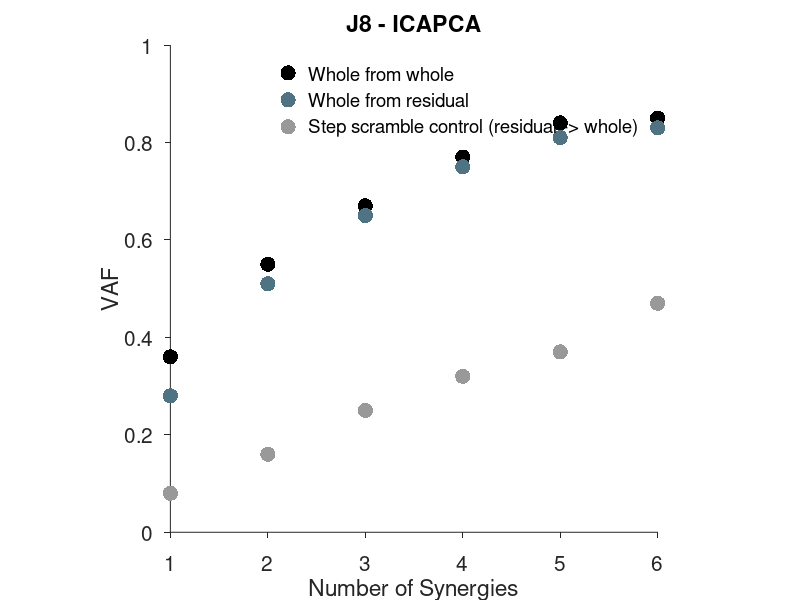

The MATLAB source for this figure: (Note: this script raises an error after producing the figure.)
%% Figure 2a - Single Animal VAF/synNum Scatter - ICAPCA

% synNum vs. VAF scatter plot on top half


%% Plot scatter for J8 synNums; just whole -> whole and residual -> whole,
% with grey background and new blue dot color

wholeToWhole = [0.36 0.55 0.67 0.77 0.84 0.85];
resToWhole = [0.28 0.51 0.65 0.75 0.81 0.83];
%stepScrambleWhole = [0.27 0.37 0.44 0.51 0.57 0.62]; %using this as a control
stepScramble = [0.08 0.16 0.25 0.32	0.37 0.47]; %residual to whole

synNums = 1:6;

figure
hold on
scatter(synNums, wholeToWhole, 120, 'k', 'filled')
scatter(synNums, resToWhole, 120, [.31 .45 .51], 'filled')
scatter(synNums, stepScramble, 120, [.6 .6 .6], 'filled')
ylim([0 1])
yticks(0:0.2:1)
xticks(1:6)

xlabel('Number of Synergies')
ylabel('VAF')
title('J8 - ICAPCA')

legend 'Whole from whole' 'Whole from residual' 'Step scramble control (residual -> whole)'
legend boxoff

set(gca, 'TickDir', 'out')
set(gca, 'Color', 'none')
set(gca, 'FontSize', 15)
axis square
box off


%% example prediction traces on bottom half - start with all muscles, can
% pare down later

% --------------- Plot whole-from-whole against actual whole data ------------------------------
load('/Users/josephinewallner/Desktop/LabWork/Muscle Synergies/paperFigures/figureData/J8_icapca.mat')
muscleCount = size(testData.whole, 1);
figure
for iMuscle = 1:floor(muscleCount / 2)
    subplot(floor(muscleCount / 2), 1, iMuscle)
    hold on
    
    plot(testData.whole(iMuscle, :), 'Color', [105/255 105/255 105/255])
    plot(builtData.reg{4}(iMuscle, :), 'k')
    
    ylabel(labels{iMuscle})
    
    axis tight; xlim([1000 2000])
    set(gca,'TickDir','out'); box off
    set(gca, 'YTick', [])
end

subplot(floor(muscleCount / 2), 1, floor(muscleCount / 2))
legend 'Actual Whole Data' 'Whole Reconstructed from Whole Synergies'
legend boxoff

% --------------- Plot whole-from-residual against actual whole data ------------------------------
figure
for iMuscle = 1:floor(muscleCount / 2)
    subplot(floor(muscleCount / 2), 1, iMuscle)
    hold on
    
    plot(testData.whole(iMuscle, :), 'Color', [105/255 105/255 105/255])
    plot(builtData.resReg{4}(iMuscle, :), 'Color', [.31 .45 .51])
    
    ylabel(labels{iMuscle})
    
    axis tight; xlim([1000 2000])
    set(gca,'TickDir','out'); box off
    set(gca, 'YTick', [])
    
end

subplot(floor(muscleCount / 2), 1, floor(muscleCount / 2))
legend 'Actual Whole Data' 'Whole Reconstructed from Residual Synergies'
legend boxoff
